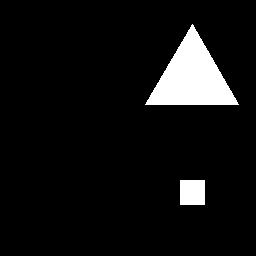
#> input picture Homework 1/images/im1_11.jpg, 256 x 256 px, found by its file name
$ jupyter execute --allow-errors exercise_11.ipynb   (shell and % lines are left out)
#> lines starting #> are read from the running program, lines starting #| are printed output that depends on the picture; after the words box and inside, x2 and y2 are one past the last pixel; in counts of white or black regions, pixels touching at a corner belong together
#**Imports**#

[cell 1]
import cv2
import numpy as np
import matplotlib.pyplot as plt
from google.colab.patches import cv2_imshow

[cell 2]
from google.colab import drive
drive.mount('/content/drive', force_remount=True)

[cell 3]
%cd drive/MyDrive/'ImageProcessing_Assignment.zip (Unzipped Files)'/assignment/

[cell 4]
from exGenerator import *

#**Show images**#

[cell 5]
matricola = '1937430'
#> (the rest of this cell did not finish here and is left out)

[cell 6]
path1 = 'im1_11.jpg'
path2 = 'im2_11.jpg'
path3 = 'im3_11.jpg'

#> (the rest of this cell did not finish here and is left out)

#**Image Segmentation with Watershed Algorithm**#

https://docs.opencv.org/master/d3/db4/tutorial_py_watershed.html

[cell 7]
def watershed(img_path):
#> called with img_path = 'im1_11.jpg'
  img = cv2.imread(img_path)
#> img is the input picture: shape (256, 256, 3); min 0, max 255, mean 17.4
  gray = cv2.cvtColor(img, cv2.COLOR_BGR2GRAY)
  ret, thresh = cv2.threshold(gray, 0, 255, cv2.THRESH_BINARY_INV + cv2.THRESH_OTSU)
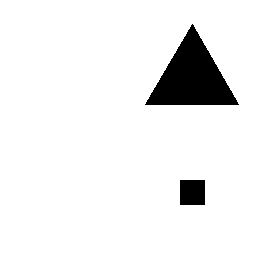
#> thresh: shape (256, 256); 93.2% white; 2 black regions, box (x1, y1, x2, y2) and area: (145, 24, 239, 105) 3847, (180, 180, 205, 205) 625
#> ret = 27

  #noise removal
  kernel = np.ones((3,3), np.uint8)
  opening = cv2.morphologyEx(thresh, cv2.MORPH_OPEN, kernel, iterations = 2)

  #sure background area
  sure_bg = cv2.dilate(opening, kernel, iterations=3)
#> sure_bg: shape (256, 256); 95.1% white; 2 black regions, box (x1, y1, x2, y2) and area: (152, 32, 233, 102) 2864, (183, 183, 202, 202) 361

  #finding sure foreground area
  dist_transform = cv2.distanceTransform(opening, cv2.DIST_L2, 5)
  ret, sure_fg = cv2.threshold(dist_transform, 0.7 * dist_transform.max(), 255, 0)
#> sure_fg: shape (256, 256) float32; 12.3% white; 1 white region, box (x1, y1, x2, y2) and area: (0, 0, 58, 256) 8086
#> ret = 133

  #finding unknown region
  sure_fg = np.uint8(sure_fg)
  unknown = cv2.subtract(sure_bg, sure_fg)
#> unknown: shape (256, 256); 82.7% white; 3 black regions, box (x1, y1, x2, y2) and area: (0, 0, 58, 256) 8086, (152, 32, 233, 102) 2864, (183, 183, 202, 202) 361

  #marker labelling
  ret, markers = cv2.connectedComponents(sure_fg)
#> ret = 2

  #add one to all labels so that sure background is not 0, but 1
  markers = markers + 1
  #now, mark the region of unknown with zero
  markers[unknown==255] = 0
#> markers: shape (256, 256) int32; 3 distinct labels, from 0 to 2

  markers = cv2.watershed(img, markers)
#> markers: shape (256, 256) int32; 3 distinct labels, from -1 to 2

  img[markers == -1] = [255, 0, 0]
#> img: shape (256, 256, 3); 2.08% of pixels changed, all inside (x1, y1, x2, y2) = (0, 0, 256, 256)

  return img

[cell 8]
fig, (ax1, ax2, ax3) = plt.subplots(nrows = 1, ncols = 3, figsize = (15, 10))
ax1.imshow(watershed(path1))
ax1.set_title("Image 1 Segmentation")
ax2.imshow(watershed(path2))
#> call 2 of watershed, with img_path = 'im2_11.jpg'
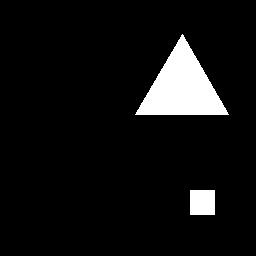
#> input picture Homework 1/images/im2_11.jpg, 256 x 256 px, found by its file name
#> in watershed, img is the input picture: shape (256, 256, 3); min 0, max 255, mean 17.4
#> in watershed (call 2), `ret, thresh = cv2.threshold(gray, 0, 255, cv2.THRESH_BINARY_INV + cv2...`: thresh: shape (256, 256); 93.2% white; 2 black regions, box (x1, y1, x2, y2) and area: (135, 34, 229, 115) 3847, (190, 190, 215, 215) 625
#> in watershed (call 2), `ret, thresh = cv2.threshold(gray, 0, 255, cv2.THRESH_BINARY_INV + cv2...`: ret = 37
#> in watershed (call 2), `sure_bg = cv2.dilate(opening, kernel, iterations=3)`: sure_bg: shape (256, 256); 95.1% white; 2 black regions, box (x1, y1, x2, y2) and area: (142, 42, 223, 112) 2864, (193, 193, 212, 212) 361
#> in watershed (call 2), `ret, sure_fg = cv2.threshold(dist_transform, 0.7 * dist_transform.max(..`: sure_fg: shape (256, 256) float32; 8.5% white; 2 white regions, box (x1, y1, x2, y2) and area: (0, 118, 63, 256) 3765, (0, 0, 43, 111) 1810
#> in watershed (call 2), `ret, sure_fg = cv2.threshold(dist_transform, 0.7 * dist_transform.max(..`: ret = 135.6
#> in watershed (call 2), `unknown = cv2.subtract(sure_bg, sure_fg)`: unknown: shape (256, 256); 86.6% white; 4 black regions, box (x1, y1, x2, y2) and area: (0, 118, 63, 256) 3765, (142, 42, 223, 112) 2864, (0, 0, 43, 111) 1810, (193, 193, 212, 212) 361
#> in watershed (call 2), `ret, markers = cv2.connectedComponents(sure_fg)`: markers: shape (256, 256) int32; 3 distinct labels, from 0 to 2
#> in watershed (call 2), `ret, markers = cv2.connectedComponents(sure_fg)`: ret = 3
#> in watershed (call 2), `markers = markers + 1`:
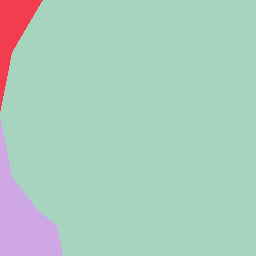
#> markers: shape (256, 256) int32; 3 distinct labels, from 1 to 3; one colour per label, 0 black
#> in watershed (call 2), `markers[unknown==255] = 0`: markers: shape (256, 256) int32; 4 distinct labels, from 0 to 3
#> in watershed (call 2), `markers = cv2.watershed(img, markers)`: markers: shape (256, 256) int32; 4 distinct labels, from -1 to 3
ax2.set_title("Image 2 Segmentation")
ax3.imshow(watershed(path3))
#> call 3 of watershed, with img_path = 'im3_11.jpg'
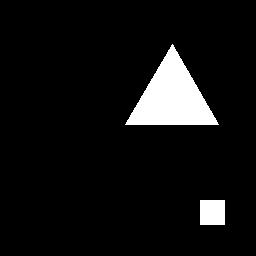
#> input picture Homework 1/images/im3_11.jpg, 256 x 256 px, found by its file name
#> in watershed, img is the input picture: shape (256, 256, 3); min 0, max 255, mean 17.4
#> in watershed (call 3), `ret, thresh = cv2.threshold(gray, 0, 255, cv2.THRESH_BINARY_INV + cv2...`: thresh: shape (256, 256); 93.2% white; 2 black regions, box (x1, y1, x2, y2) and area: (125, 44, 219, 125) 3847, (200, 200, 225, 225) 625
#> in watershed (call 3), `ret, thresh = cv2.threshold(gray, 0, 255, cv2.THRESH_BINARY_INV + cv2...`: ret = 30
#> in watershed (call 3), `sure_bg = cv2.dilate(opening, kernel, iterations=3)`: sure_bg: shape (256, 256); 95.1% white; 2 black regions, box (x1, y1, x2, y2) and area: (132, 52, 213, 122) 2864, (203, 203, 222, 222) 361
#> in watershed (call 3), `ret, sure_fg = cv2.threshold(dist_transform, 0.7 * dist_transform.max(..`:
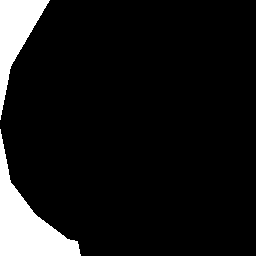
#> sure_fg: shape (256, 256) float32; 9.2% white; 2 white regions, box (x1, y1, x2, y2) and area: (0, 129, 81, 256) 3676, (0, 0, 50, 120) 2342
#> in watershed (call 3), `ret, sure_fg = cv2.threshold(dist_transform, 0.7 * dist_transform.max(..`: ret = 125.8
#> in watershed (call 3), `unknown = cv2.subtract(sure_bg, sure_fg)`:
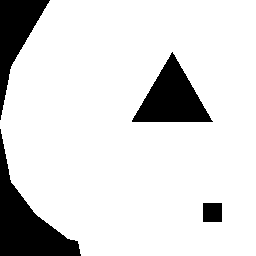
#> unknown: shape (256, 256); 85.9% white; 4 black regions, box (x1, y1, x2, y2) and area: (0, 129, 81, 256) 3676, (132, 52, 213, 122) 2864, (0, 0, 50, 120) 2342, (203, 203, 222, 222) 361
#> in watershed (call 3), `ret, markers = cv2.connectedComponents(sure_fg)`: markers: shape (256, 256) int32; 3 distinct labels, from 0 to 2
#> in watershed (call 3), `ret, markers = cv2.connectedComponents(sure_fg)`: ret = 3
#> in watershed (call 3), `markers = markers + 1`: markers: shape (256, 256) int32; 3 distinct labels, from 1 to 3
#> in watershed (call 3), `markers[unknown==255] = 0`: markers: shape (256, 256) int32; 4 distinct labels, from 0 to 3
#> in watershed (call 3), `markers = cv2.watershed(img, markers)`:
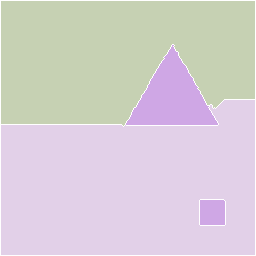
#> markers: shape (256, 256) int32; 4 distinct labels, from -1 to 3; one colour per label, 0 black, -1 white
#> in watershed (call 3), `img[markers == -1] = [255, 0, 0]`:
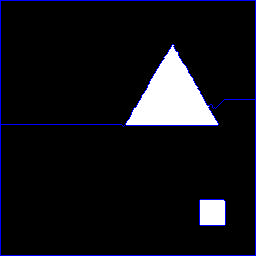
#> img: shape (256, 256, 3); 2.36% of pixels changed, all inside (x1, y1, x2, y2) = (0, 0, 256, 256)
ax3.set_title("Image 3 Segmentation")
print("")
#> figure, not shown here; B, G, R data is drawn as R, G, B

#**Dense Optical Flow**#

[cell 9]
#list of frames - segmented images
frames = [watershed(path1), watershed(path2), watershed(path3)]
#pick the first frame
first_frame = frames[0]
#convert to gray-scale
prev_gray = cv2.cvtColor(first_frame,cv2.COLOR_BGR2GRAY)

#create mask
mask = np.zeros_like(first_frame)
#set image saturation to maximum value as we do not need it
mask[...,1] = 255

#store results to show later
flows = []
i = 1
while(i < 3):
    #get new frame
    next_frame = frames[i]
    gray = cv2.cvtColor(next_frame, cv2.COLOR_BGR2GRAY)
    #calculate dense optical flow by Farneback method
    flow = cv2.calcOpticalFlowFarneback(prev_gray, gray, None, pyr_scale = 0.5, levels = 5,
                                        winsize = 11, iterations = 5, poly_n = 5, poly_sigma = 1.1, flags = 0)
    #compute the magnitude and angle of the 2D vectors
    magnitude, angle = cv2.cartToPolar(flow[...,0], flow[...,1])
    #set image hue according to the optical flow direction
    mask[...,0] = angle * 180 / np.pi / 2
    #set image value according to the optical flow magnitude (normalized)
    mask[...,2] = cv2.normalize(magnitude, None, 0, 255, cv2.NORM_MINMAX)
    #convert HSV to RGB (BGR) color representation
    rgb = cv2.cvtColor(mask, cv2.COLOR_HSV2BGR)

    #open a new window and displays the output frame
    dense_flow = cv2.addWeighted(next_frame, 1, rgb, 2, 0)
    flows.append(dense_flow)
    #update previous frame
    prev_gray = gray
    i += 1
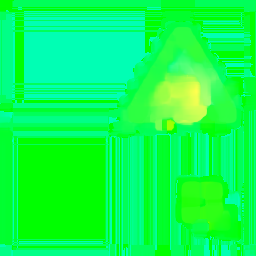
#> mask: shape (256, 256, 3); mean B, G, R 79.5, 255, 10.9
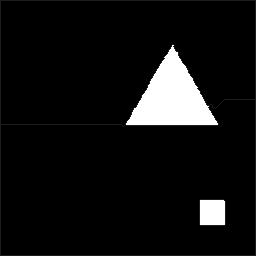
#> prev_gray: shape (256, 256); min 0, max 255, mean 17.7
#> after the loop, flows = 2 items; i = 3

cv2.destroyAllWindows()
